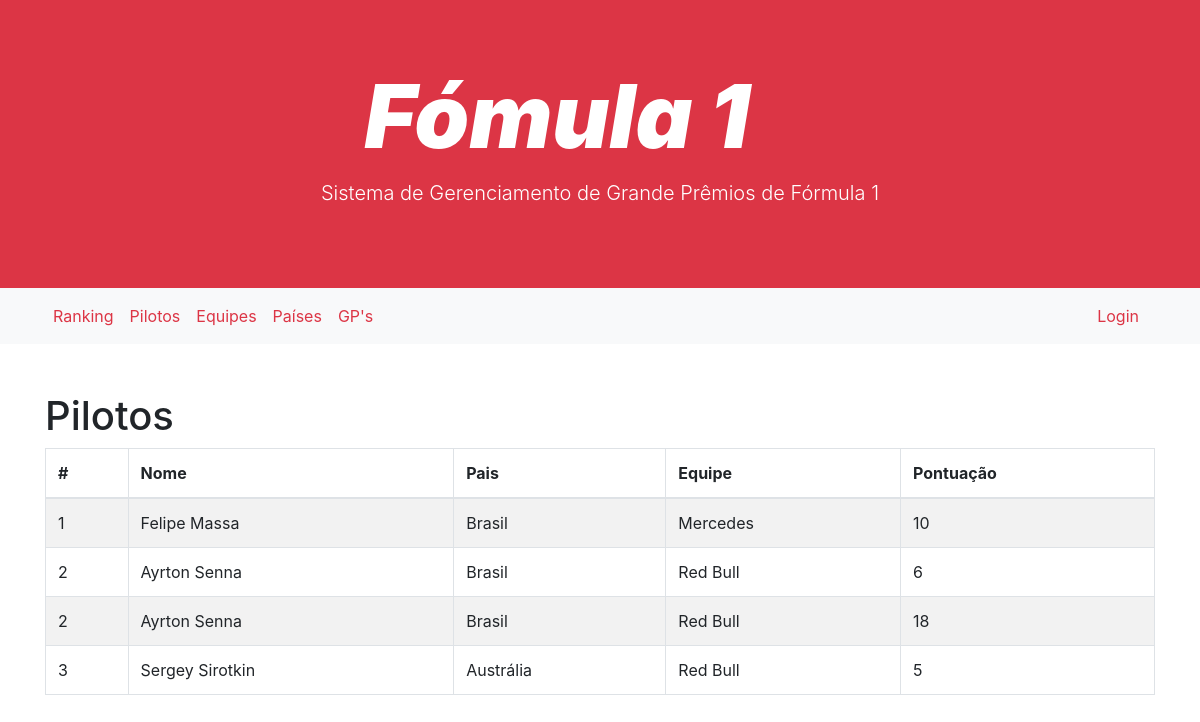
/listar-pilotos.php, run on the app's committed database.
### tables this page shows
CREATE TABLE `piloto` (
  `codPiloto` int(11) NOT NULL,
  `codEquip` int(11) NOT NULL,
  `codPais` int(11) NOT NULL,
  `nome` varchar(100) NOT NULL
);

CREATE TABLE `pais` (
  `codPais` int(11) NOT NULL,
  `nome` varchar(100) NOT NULL
);

CREATE TABLE `equipe` (
  `codEquip` int(11) NOT NULL,
  `codPais` int(11) NOT NULL,
  `nome` varchar(100) NOT NULL
);

CREATE TABLE `pilotogp` (
  `codPiloto` int(11) NOT NULL,
  `codEquip` int(11) NOT NULL,
  `codGp` int(11) NOT NULL,
  `pts` int(11) NOT NULL
);

### funcao.php (called while the page is built, shortened)
<?php
  function obterConexao() {
    $conexao = mysqli_connect("localhost", "root", "root", "formula1");
    mysqli_set_charset($conexao, 'utf8');
    return $conexao;
  }
  function obterPilotos() {
    $conexao = obterConexao();
    $resultado = mysqli_query($conexao,
            "SELECT piloto.*, equipe.nome as equipe_nome, pais.nome as pais_nome, pilotogp.pts as pontos_piloto FROM piloto
            JOIN equipe ON equipe.codEquip = piloto.codEquip
            JOIN pais ON pais.codPais = piloto.codPais
            JOIN pilotogp ON pilotogp.codPiloto = piloto.codPiloto
            ");
    $pilotos = array();
    if ($resultado) {
      $pilotos = mysqli_fetch_all($resultado,
          MYSQLI_ASSOC);
    }
    return $pilotos;
  }
 ?>

### listar-pilotos.php (the view, shortened to what this page needs)
<?php
	include_once "funcao.php";
	$pilotos = obterPilotos();
 ?>
<?php include "header.php"; ?>
    <div class="container">
      <div class="row mt-5">
      	<div class="col-md-8">
      		<h1>Pilotos</h1>
      	</div>
      </div>
      <table class="table table-bordered table-striped">
        <thead>
          <tr>
            <th scope="col">#</th>
            <th scope="col">Nome</th>
            <th scope="col">Pais</th>
            <th scope="col">Equipe</th>
            <th scope="col">Pontuação</th>
          </tr>
        </thead>
        <tbody>
			<?php foreach ($pilotos as $piloto): ?>
            <tr>
                <td scope="col"><?= $piloto['codPiloto'] ?></td>
                <td scope="col"><?= $piloto['nome'] ?></td>
                <td scope="col"><?= $piloto['pais_nome'] ?></td>
                <td scope="col"><?= $piloto['equipe_nome'] ?></td>
                <td scope="col"><?= $piloto['pontos_piloto'] ?></td>
            </tr>
			<?php endforeach; ?>
        </tbody>
      </table>
    </div>
<?php include "footer.php"; ?>

### data on the page
piloto: codPiloto "1", nome "Felipe Massa", codPais.nome "Brasil", codEquip.nome "Mercedes", pilotogp.pts "10"
piloto: codPiloto "2", nome "Ayrton Senna", codPais.nome "Brasil", codEquip.nome "Red Bull", pilotogp.pts "6", pilotogp.pts "18"
piloto: codPiloto "3", nome "Sergey Sirotkin", codPais.nome "Austrália", codEquip.nome "Red Bull", pilotogp.pts "5"
